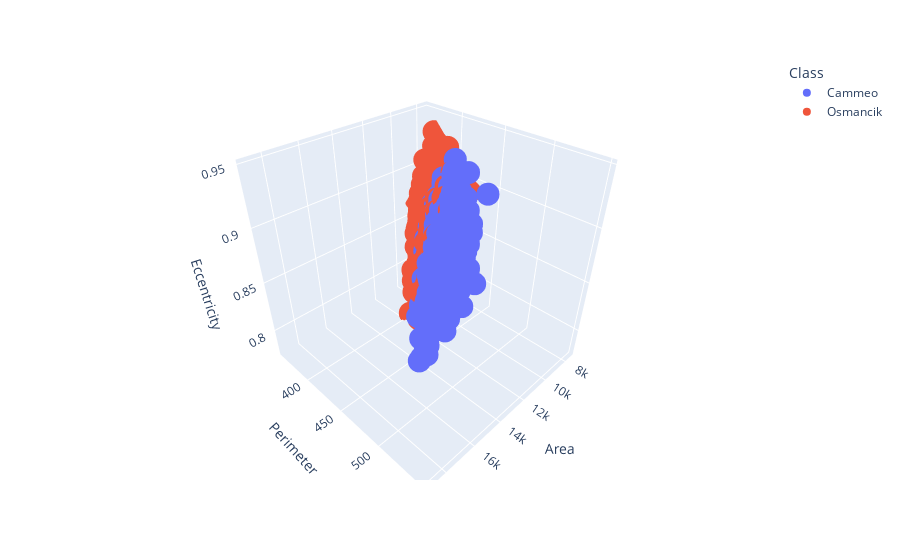

Notebook cell for this chart:
### Markdown cell above
## Task 2: Tarea 2: Visualizar muestras en 3D

Intente graficar tres de las características en 3D entre sí.

### Code cell
#@title Plot three features in 3D by entering their names and running this cell

x_axis_data = 'Area'  # @param {type: "string"}
y_axis_data = 'Perimeter'  # @param {type: "string"}
z_axis_data = 'Eccentricity'  # @param {type: "string"}

px.scatter_3d(
    rice_dataset,
    x=x_axis_data,
    y=y_axis_data,
    z=z_axis_data,
    color='Class',
).show()

### Figure 1 — Plotly figure (JSON) as saved in the notebook; plotly's stock layout.template omitted (floating-point values rounded to 4 significant figures; data arrays with more than 128 entries replaced by an {"elided": "..."} marker saying what was removed)
{"data": [{"hovertemplate": "Class=Cammeo<br>Area=%{x}<br>Perimeter=%{y}<br>Eccentricity=%{z}<extra></extra>", "legendgroup": "Cammeo", "marker": {"color": "#636efa", "symbol": "circle"}, "mode": "markers", "name": "Cammeo", "scene": "scene", "showlegend": true, "type": "scatter3d", "x": {"elided": "1630 int values"}, "y": {"elided": "1630 float values"}, "z": {"elided": "1630 float values"}}, {"hovertemplate": "Class=Osmancik<br>Area=%{x}<br>Perimeter=%{y}<br>Eccentricity=%{z}<extra></extra>", "legendgroup": "Osmancik", "marker": {"color": "#EF553B", "symbol": "circle"}, "mode": "markers", "name": "Osmancik", "scene": "scene", "showlegend": true, "type": "scatter3d", "x": {"elided": "2180 int values"}, "y": {"elided": "2180 float values"}, "z": {"elided": "2180 float values"}}], "layout": {"legend": {"title": {"text": "Class"}, "tracegroupgap": 0}, "margin": {"t": 60}, "scene": {"domain": {"x": [0, 1], "y": [0, 1]}, "xaxis": {"title": {"text": "Area"}}, "yaxis": {"title": {"text": "Perimeter"}}, "zaxis": {"title": {"text": "Eccentricity"}}}}}
